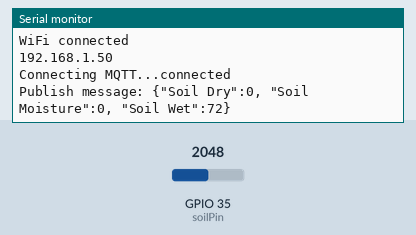
This sketch was run on a simulated ESP32. Parts: the last lines printed to the serial monitor. Inputs (shaded band) come from the test bench; at power-on: GPIO 35 (soilPin) = 2048. WiFi joins after 1.5 s; servers stay silent unless stated; no MQTT or app messages arrive unless stated.

Above: at 6.2 s.
6.3 s: GPIO 35 (soilPin) set to 2866
At 11.5 s:
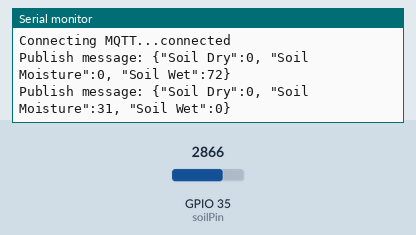
11.9 s: GPIO 35 (soilPin) set to 3603
At 15.5 s:
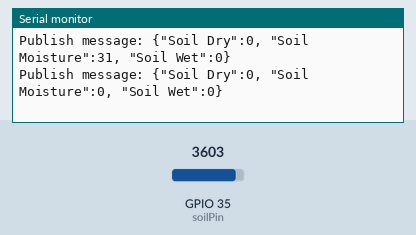

The sketch:

sketch_feb17a.ino
```cpp
#include <WiFi.h>
#include <PubSubClient.h>

/* ===== WiFi ===== */
const char* ssid = "OPPO Reno10";
const char* password = "bank8458";

/* ===== MQTT ===== */
const char* mqtt_server = "119.59.99.233";
const int   mqtt_port = 1883;
const char* mqtt_user = "aiotchlorella";
const char* mqtt_pass = "P@$$w0rd2025";
const char* topic = "esp32/ESP32_001/message/SoilSensor";

/* ===== ขาเชื่อมต่อ Sensor ===== */
const int soilPin = 35;

// กำหนดให้สามารถส่งข้อมูลผ่าน API เข้า MQTT Server
WiFiClient espClient;
// กำหนดให้สามารถส่งข้อมูล API แบบสาธารณะได้
PubSubClient client(espClient);


void setup() {
  // กำหนดความเร็วในการส่งข้อมูลเป็น 9600 สำหรับส่งข้อมูลของ board ESP32
  Serial.begin(9600);

  // เชื่อมต่อ WIFI ผ่าน ESP32
  WiFi.mode(WIFI_STA);
  // กำหนดชื่อ WIFI และ รหัสผ่าน เพื่อให้ ESP32 สามารถเข้าถึงได้
  WiFi.begin(ssid, password);
  Serial.print("Connecting WiFi");

  // ถ้าต่อ Wifi ไม่สำเร็จจะแสดงข้อความ .
  while (WiFi.status() != WL_CONNECTED) {
    Serial.print(".");
    delay(5000); // รันทุก 5 วินาที
  }
  // ถ้าต่อ Wifi สำเร็จจะแสดงข้อความ WiFi connected พร้อมโชว์ IP ของ WIFI ที่เราต่อออกมา
  Serial.println("\nWiFi connected");
  Serial.println(WiFi.localIP());

  /* MQTT setup */
  client.setServer(mqtt_server, mqtt_port);
}

// เชื่อมต่อ MQTT Server
void reconnect() {
  while (!client.connected()) {
    Serial.print("Connecting MQTT...");
    // ถ้าเชื่อมต่อ MQTT Server สำเร็จจะแสดงข้อความ connected
    if (client.connect("ESP32_001", mqtt_user, mqtt_pass)) {
      Serial.println("connected");
    } else {
      // ถ้าเชื่อมต่อ MQTT Server ไม่สำเร็จจะแสดงข้อความ failed พร้อมกับแสดงสถานะออกมา
      Serial.print("failed, rc=");
      Serial.print(client.state());
      delay(5000); // รันทุกๆ 5 วินาที
    }
  }
}

void loop() {
  // ถ้าหากไม่ได้เชื่อมต่อ [บังคับให้เชื่อมต่อทันที่]
  if (!client.connected()) {
    reconnect();
  }
  // ถ้าหากเชื่อมต่อแล้ว ก็จะให้ทำงานแบบปกติ
  client.loop();


  // --- ส่วนอ่านค่าจาก Sensor และส่งข้อมูล ---
  // 1. อ่านค่า Analog
  int rawValue = analogRead(soilPin);

  // 2. แปลงเป็นเปอร์เซ็นต์
  int moisturePercent = map(rawValue, 3500, 1500, 0, 100);
  moisturePercent = constrain(moisturePercent, 0, 100);

  int dryVal = 0; // กำหนดค่าความแห่งของดินเป็น ค่าเริ่มต้น
  int moistVal = 0; // กำหนดค่าความชื้นของดินเป็น ค่าเริ่มต้น
  int wetVal = 0; // กำหนดค่าความเปี๊ยกของดินเป็น ค่าเริ่มต้น

    // ถ้าค่าของดินมันต่ำกว่า 30 แสดงว่าดินแห้ง (ต้องลดน้ำเพิ่ม)
  if (moisturePercent < 30) {
    dryVal = moisturePercent;
    // ถ้าค่าดินอยู่ในช่วง 30-70 แสดงว่าดินชื้น
  } else if (moisturePercent >= 30 && moisturePercent <= 70) {
    moistVal = moisturePercent;
    // ถ้าค่ามากกว่า 70 ขึ้นไป แสดงว่าดินเปี๊ยก
  } else {
    wetVal = moisturePercent;
  }

  // ส่งค่าดินทั้งหมดในรูปแบบ JSON กลับไปให้ MQTT Server เก็บ
  String payload = "{";
  payload += "\"Soil Dry\":" + String(dryVal) + ", ";
  payload += "\"Soil Moisture\":" + String(moistVal) + ", ";
  payload += "\"Soil Wet\":" + String(wetVal);
  payload += "}";

  // ส่งค่าไปที่ MQTT Topic เพื่อให้สามารถตอบกลับออกไปอีกฝั่ง API
  Serial.print("Publish message: ");
  Serial.println(payload); // โดยให้ส่งข้อมูล payload ที่เป็นค่าดินกลับออกไป
  client.publish(topic, payload.c_str());

  delay(5000); // ให้ทำงานทุก 5 วินาที
}
```

Measured:
- after the input at 6.3 s, the serial monitor: prints a new line after 3.8 s (image 1)
- after the input at 11.9 s, the serial monitor: prints a new line after 3.2 s (image 2)
